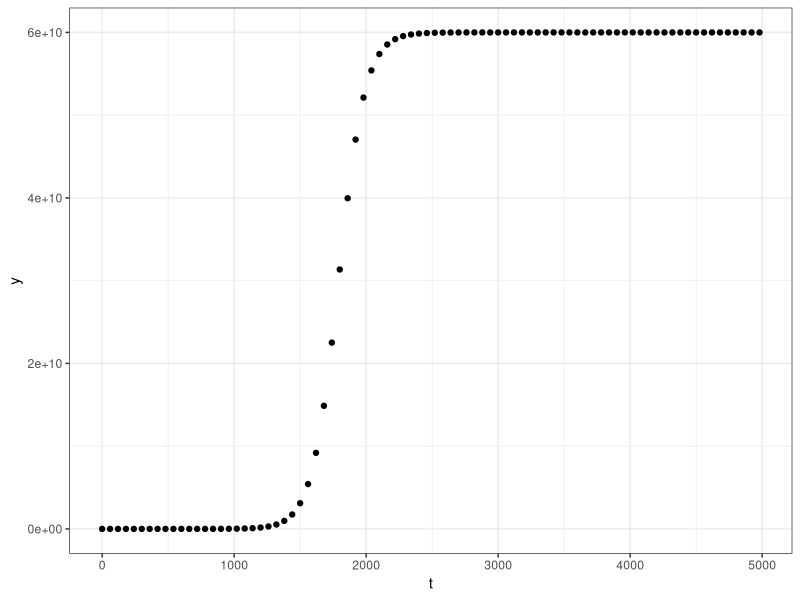
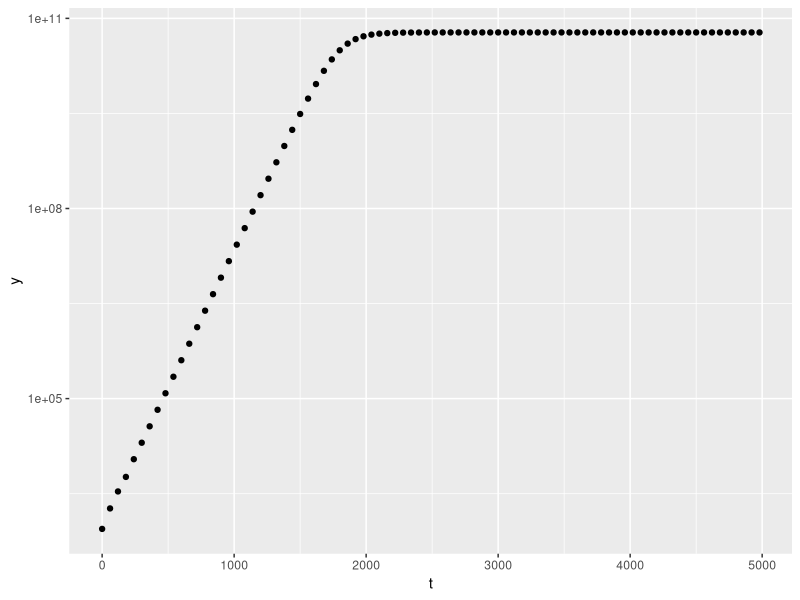
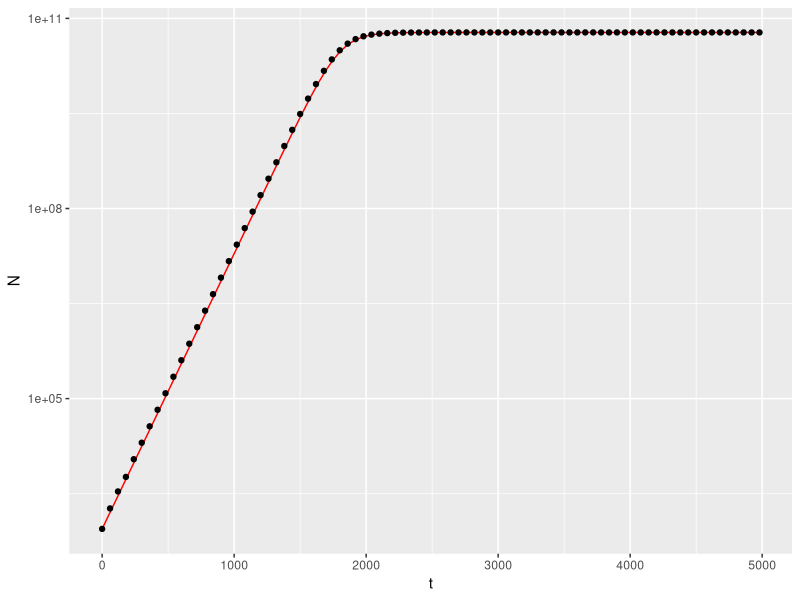

Recreate these plots in R, in order. (Note: this script raises an error after producing the figures.)
growth_data <- read.csv("experiment.csv")

install.packages("ggplot2")
library(ggplot2)

ggplot(aes(t,N), data = growth_data) +
  
  geom_point() +
  
  xlab("t") +
  
  ylab("y") +
  
  theme_bw()

ggplot(aes(t,N), data = growth_data) +
  
  geom_point() +
  
  xlab("t") +
  
  ylab("y") +
  
  scale_y_continuous(trans='log10')





#Script to estimate the model parameters using a linear approximation
library(dplyr)

growth_data <- read.csv("experiment.csv")

#Case 1. K >> N0, t is small

data_subset1 <- growth_data %>% filter(t<1000) %>% mutate(N_log = log(N))

model1 <- lm(N_log ~ t, data_subset1)
summary(model1)



#Case 2. N(t) = K

data_subset2 <- growth_data %>% filter(t>3000)

model2 <- lm(N ~ 1, data_subset2)
summary(model2)












growth_data <- read.csv("experiment.csv")

logistic_fun <- function(t) {
  
  N <- (N0*K*exp(r*t))/(K-N0+N0*exp(r*t))
  
  return(N)
  
}

  N0 <- 879 #
  
  r <- 0.01 #
  
  K <- 6e+10 #
  
  ggplot(aes(t,N), data = growth_data) +
  
  geom_function(fun=logistic_fun, colour="red") +
  
  geom_point() +

  scale_y_continuous(trans='log10')
  
  fsdfdf


  
  
  sink(file = "package-versions.txt")
  sessionInfo()
  sink()
  
  

